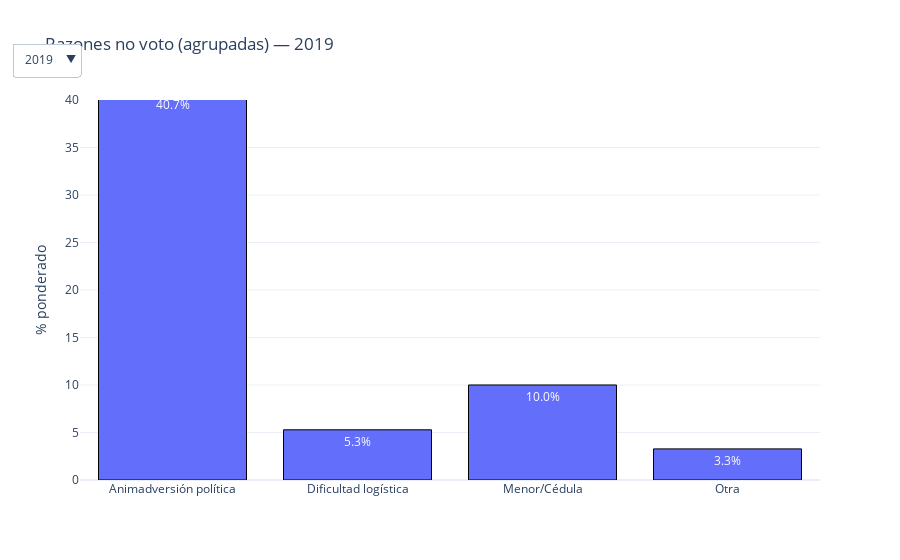

The notebook cell saved with this chart:
### Markdown cell above
## 2 · Razones agrupadas para **no** votar

### Code cell
def grouped_reason_df(df, group_map):
    tot = df['WEIGHT'].sum()
    rows=[]
    for cat, codes in group_map.items():
        w = sum(df.loc[df[c]==1,'WEIGHT'].sum() for c in codes if c in df.columns)
        rows.append({'cat':cat,'pct':100*w/tot if tot else 0})
    return pd.DataFrame(rows)

df19 = grouped_reason_df(df2019, group_to_codes)
df23 = grouped_reason_df(df2023, group_to_codes)
fig = dropdown_bar(df19, df23, 'cat', 'pct', 'Razones no voto (agrupadas)', y_range=[0,40])
fig.show()

### Figure 1 — Plotly figure (JSON) as saved in the notebook; plotly's stock layout.template omitted (floating-point values rounded to 4 significant figures)
{"data": [{"marker": {"line": {"color": "black", "width": 1}}, "name": "2019", "text": ["40.7%", "5.3%", "10.0%", "3.3%"], "textposition": "auto", "type": "bar", "visible": true, "x": ["Animadversión política", "Dificultad logística", "Menor/Cédula", "Otra"], "y": [40.73, 5.283, 10.0, 3.276]}, {"marker": {"line": {"color": "black", "width": 1}}, "name": "2023", "text": ["13.1%", "1.9%", "0.2%", "0.9%"], "textposition": "auto", "type": "bar", "visible": false, "x": ["Animadversión política", "Dificultad logística", "Menor/Cédula", "Otra"], "y": [13.08, 1.903, 0.1847, 0.9399]}], "layout": {"title": {"text": "Razones no voto (agrupadas) — 2019"}, "updatemenus": [{"buttons": [{"args": [{"visible": [true, false]}, {"title": "Razones no voto (agrupadas) — 2019"}], "label": "2019", "method": "update"}, {"args": [{"visible": [false, true]}, {"title": "Razones no voto (agrupadas) — 2023"}], "label": "2023", "method": "update"}], "direction": "down", "x": 0, "y": 1.15}], "yaxis": {"range": [0, 40], "title": {"text": "% ponderado"}}}}
